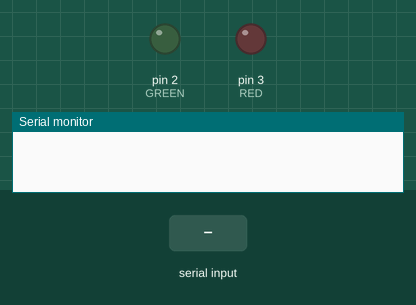
Recording of a sketch running on a simulated Arduino Uno, built with avr-gcc and run on an emulated ATmega328P. Parts: output pins drawn as LEDs (lit = HIGH), the last lines printed to the serial monitor. The test bench sets the inputs (shaded band).

Above: at 1.2 s.
1.3 s: "1" received over Serial
At 2.3 s:
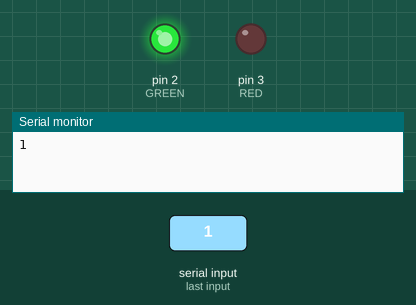
Timing chart, 0 to 4.3 s (numbered marks = the images above; inputs shaded):
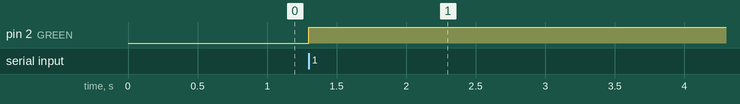

The sketch:

arduino_final.ino.ino
```cpp
// variables
int GREEN = 2;
int RED = 3;
int DELAY_GREEN = 5000;
int DELAY_RED = 5000;
char serialData;

// basic functions
void setup()
{
  pinMode(GREEN, OUTPUT);
  pinMode(RED, OUTPUT);
  Serial.begin(9600);
}

void loop()
{
  if(Serial.available() > 0)
  {
    serialData = Serial.read();
    Serial.print(serialData);
  }

  if(serialData == '1')
  {
    green_light();
    delay(DELAY_GREEN);
  }
  else if(serialData == '0')
  {
     red_light();
     delay(DELAY_RED);
  }
}

void green_light()
{
  digitalWrite(GREEN, HIGH);
  digitalWrite(RED, LOW);
}

void red_light()
{
  digitalWrite(GREEN, LOW);
  digitalWrite(RED, HIGH);
}
```

Measured:
- after the input at 1.3 s, pin 2 (GREEN): LOW → HIGH at once
